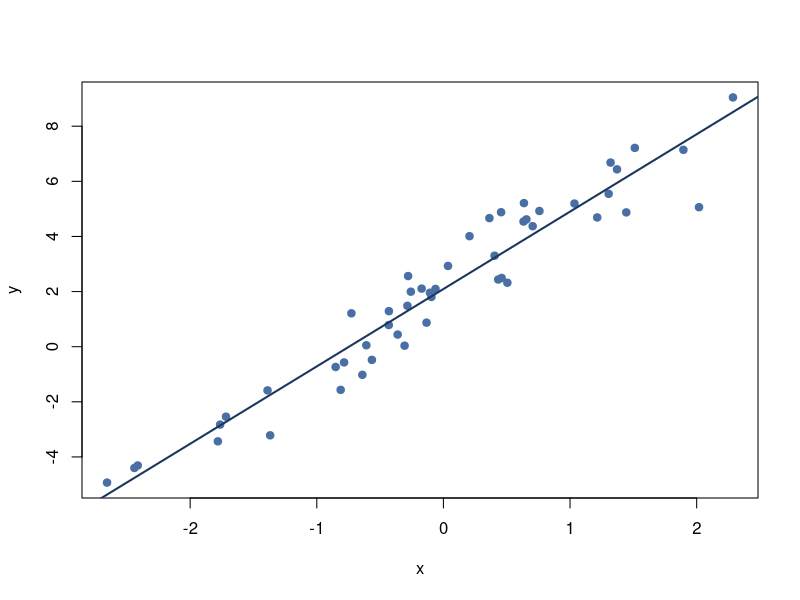
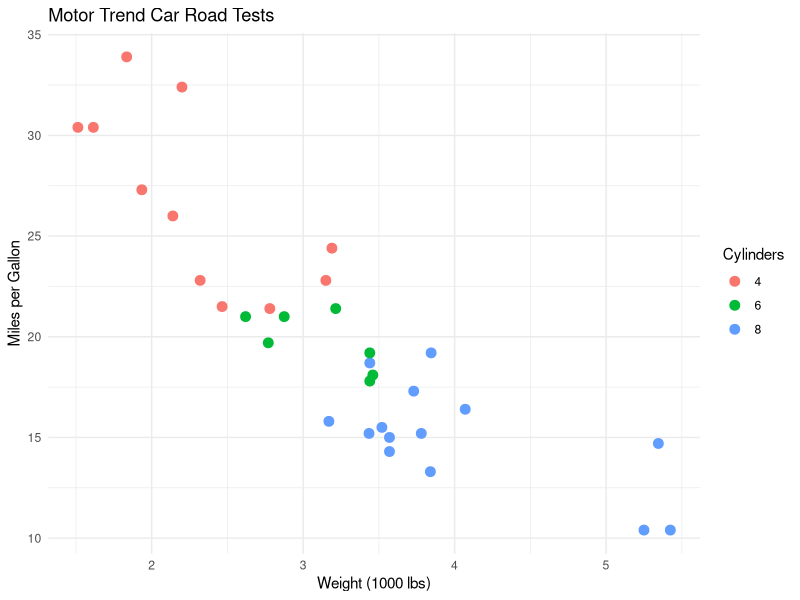

These charts were generated, in order, by the following R code:
## ---- chunk 1
set.seed(42)
n <- 200
x1 <- rnorm(n)
x2 <- rnorm(n)
x3 <- rnorm(n)
y <- 3 + 2*x1 - 1.5*x2 + 0.8*x3 + rnorm(n)
fit <- lm(y ~ x1 + x2 + x3)
summary(fit)
confint(fit)
## ---- chunk 2
#| echo: true
#| fig-height: 4
set.seed(42)
x <- rnorm(50)
y <- 2 + 3*x + rnorm(50)
plot(x, y, pch = 19,
     col = "#4A6FA5")
abline(lm(y ~ x),
       col = "#1B365D", lwd = 2)
## ---- chunk 3
summary(mtcars[, c("mpg", "hp", "wt")])
## ---- chunk 4
round(cor(mtcars[, c("mpg", "hp", "wt")]), 3)
## ---- chunk 5
coef(summary(lm(mpg ~ hp + wt, data = mtcars)))
## ---- chunk 6
set.seed(42)
x <- rnorm(100)
y <- 2 * x + rnorm(100, sd = 0.5)
summary(lm(y ~ x))
## ---- chunk 7
#| output-location: column

df <- data.frame(
  Treatment = rep(c("A", "B", "C"), each = 4),
  Response = c(23, 25, 21, 24,
               30, 32, 28, 31,
               18, 20, 17, 19)
)
df |> knitr::kable()
## ---- chunk 8
#| fig-height: 4.5
#| fig-width: 8
library(ggplot2)
ggplot(mtcars, aes(x = wt, y = mpg, color = factor(cyl))) +
  geom_point(size = 3) +
  theme_minimal() +
  labs(title = "Motor Trend Car Road Tests",
       x = "Weight (1000 lbs)", y = "Miles per Gallon",
       color = "Cylinders")
